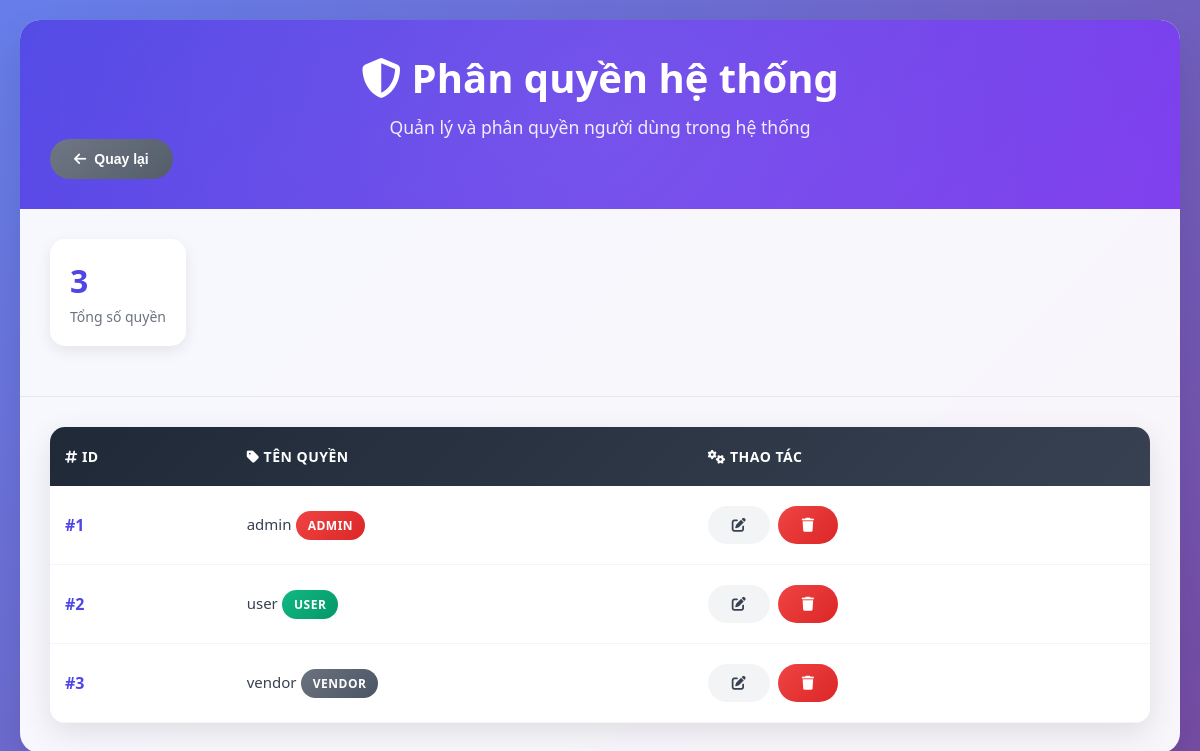
Page /admin/roles.php (signed in) on the committed database.
### tables this page shows
CREATE TABLE `roles` (
  `role_id` INT PRIMARY KEY AUTO_INCREMENT,
  `role_name` VARCHAR(50) NOT NULL UNIQUE,
  `description` TEXT,
  `created_at` TIMESTAMP DEFAULT CURRENT_TIMESTAMP
);

### config/functions.php (called while the page is built, shortened)
<?php
function sanitize($str) {
    return htmlspecialchars(trim($str), ENT_QUOTES, 'UTF-8');
}
?>

### admin/roles.php (the view, shortened to what this page needs)
<?php
require_once '../config/functions.php';
$pdo = getPDO();
$stmt = $pdo->query("SELECT * FROM roles ORDER BY role_id ASC");
$roles = $stmt->fetchAll(PDO::FETCH_ASSOC);
?>
<!DOCTYPE html>
<html lang="vi">
<head>
    <link href="https://cdnjs.cloudflare.com/ajax/libs/font-awesome/6.4.0/css/all.min.css" rel="stylesheet">
    <link rel="stylesheet" href="../css/roles.css">
</head>
<body>
    <div class="container">
        <div class="header">
            <div class="d-flex justify-content-between align-items-center w-100">
                <div>
                    <h2><i class="fas fa-shield-alt"></i> Phân quyền hệ thống</h2>
                    <p>Quản lý và phân quyền người dùng trong hệ thống</p>
                </div>
                <button class="back-btn" onclick="window.location.href='index.php'" title="Quay lại trang chủ">
                    <i class="fas fa-arrow-left me-2"></i>Quay lại
                </button>
            </div>
        </div>
        <div class="actions">
            <div class="stats">
                <div class="stat-card">
                    <div class="stat-value" id="totalRoles"><?= count($roles) ?></div>
                    <div class="stat-label">Tổng số quyền</div>
                </div>
            </div>
        </div>
        <div class="table-container">
            <?php if (empty($roles)): ?>
            <div class="empty-state">
                <i class="fas fa-user-shield"></i>
                <h3>Chưa có quyền nào</h3>
                <p>Hãy thêm quyền đầu tiên cho hệ thống</p>
            </div>
            <?php else: ?>
            <table class="roles-table" id="rolesTable">
                <thead>
                    <tr>
                        <th><i class="fas fa-hashtag"></i> ID</th>
                        <th><i class="fas fa-tag"></i> Tên quyền</th>
                        <th><i class="fas fa-cogs"></i> Thao tác</th>
                    </tr>
                </thead>
                <tbody id="rolesList">
                    <?php foreach ($roles as $r): ?>
                    <tr class="role-row" data-role-name="<?= strtolower(sanitize($r['role_name'])) ?>">
                        <td class="role-id">#<?= $r['role_id'] ?></td>
                        <td>
                            <span class="role-name"><?= sanitize($r['role_name']) ?></span>
                            <?php
                            $roleName = strtolower($r['role_name']);
                            $badgeClass = 'badge-default';
                            if (strpos($roleName, 'admin') !== false) $badgeClass = 'badge-admin';
                            elseif (strpos($roleName, 'user') !== false) $badgeClass = 'badge-user';
                            elseif (strpos($roleName, 'moderator') !== false) $badgeClass = 'badge-moderator';
                            ?>
                            <span class="role-badge <?= $badgeClass ?>"><?= sanitize($r['role_name']) ?></span>
                        </td>
                        <td>
                            <div class="actions-cell">
                                <a href="edit_role.php?id=<?= $r['role_id'] ?>" class="btn btn-secondary" title="Chỉnh sửa">
                                    <i class="fas fa-edit"></i>
                                </a>
                                <button onclick="deleteRole(<?= $r['role_id'] ?>, '<?= sanitize($r['role_name']) ?>')"
                                        class="btn btn-danger" title="Xóa">
                                    <i class="fas fa-trash"></i>
                                </button>
                            </div>
                        </td>
                    </tr>
                    <?php endforeach; ?>
                </tbody>
            </table>
            <?php endif; ?>
        </div>
    </div>
</body>
</html>

### css/roles.css (style rules this page uses)
* { margin: 0; padding: 0; box-sizing: border-box; }
body { font-family: 'Segoe UI', Tahoma, Geneva, Verdana, sans-serif; background: linear-gradient(135deg, #667eea 0%, #764ba2 100%); min-height: 100vh; padding: 20px; }
.container { max-width: 1200px; margin: 0 auto; background: rgba(255, 255, 255, 0.95); backdrop-filter: blur(10px); border-radius: 20px; box-shadow: 0 20px 40px rgba(0, 0, 0, 0.1); overflow: hidden; animation: slideIn 0.8s ease-out; }
.header { background: linear-gradient(135deg, #4f46e5, #7c3aed); color: white; padding: 30px; text-align: center; position: relative; overflow: hidden; }
.header::before { content: ''; position: absolute; top: -50%; left: -50%; width: 200%; height: 200%; background: radial-gradient(circle, rgba(255,255,255,0.1) 0%, transparent 70%); animation: float 6s ease-in-out infinite; }
.header h2 { font-size: 2.5rem; font-weight: 700; margin-bottom: 10px; position: relative; z-index: 1; }
.header p { font-size: 1.1rem; opacity: 0.9; position: relative; z-index: 1; }
.actions { padding: 30px; display: flex; justify-content: space-between; align-items: center; border-bottom: 1px solid #e5e7eb; }
.btn { padding: 12px 24px; border: none; border-radius: 25px; font-size: 14px; font-weight: 600; cursor: pointer; transition: all 0.3s ease; text-decoration: none; display: inline-flex; align-items: center; gap: 8px; }
.btn-secondary { background: #f3f4f6; color: #374151; }
.btn-danger { background: linear-gradient(135deg, #ef4444, #dc2626); color: white; }
.back-btn { background: linear-gradient(135deg, #6b7280, #4b5563); color: white; padding: 12px 24px; border: none; border-radius: 25px; font-size: 14px; font-weight: 600; cursor: pointer; transition: all 0.3s ease; display: flex; align-items: center; gap: 8px; }
.table-container { padding: 30px; overflow-x: auto; }
.roles-table { width: 100%; border-collapse: collapse; border-radius: 15px; overflow: hidden; box-shadow: 0 10px 30px rgba(0, 0, 0, 0.1); background: white; }
.roles-table thead { background: linear-gradient(135deg, #1f2937, #374151); color: white; }
.roles-table th { padding: 20px 15px; text-align: left; font-weight: 600; font-size: 14px; text-transform: uppercase; letter-spacing: 0.5px; }
.roles-table tbody tr { transition: all 0.3s ease; border-bottom: 1px solid #f3f4f6; }
.roles-table td { padding: 20px 15px; vertical-align: middle; }
.role-id { font-weight: 700; color: #4f46e5; font-size: 16px; }
.role-name { font-size: 15px; color: #374151; font-weight: 500; }
.role-badge { display: inline-block; padding: 6px 12px; border-radius: 20px; font-size: 12px; font-weight: 600; text-transform: uppercase; letter-spacing: 0.5px; }
.badge-admin { background: linear-gradient(135deg, #ef4444, #dc2626); color: white; }
.badge-user { background: linear-gradient(135deg, #10b981, #059669); color: white; }
.badge-default { background: linear-gradient(135deg, #6b7280, #4b5563); color: white; }
.actions-cell { display: flex; gap: 8px; align-items: center; }
.stats { display: flex; gap: 20px; margin-bottom: 20px; }
.stat-card { flex: 1; background: white; padding: 20px; border-radius: 15px; box-shadow: 0 5px 15px rgba(0, 0, 0, 0.08); transition: transform 0.3s ease; }
.stat-value { font-size: 2rem; font-weight: 700; color: #4f46e5; }
.stat-label { color: #6b7280; font-size: 14px; margin-top: 5px; }

### rows in the picture
roles: role_id "1", role_name "admin", role_name "ADMIN"
roles: role_id "2", role_name "user", role_name "USER"
roles: role_id "3", role_name "vendor", role_name "VENDOR"

### other values in the picture
count($roles) "3"
